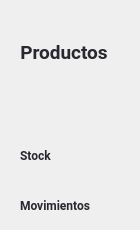
               <widget class="QWidget" name="product_subpage">
                <widget class="QLabel" name="label_7">
                 <property name="geometry">
                  <rect>
                   <x>0</x>
                   <y>32</y>
                   <width>128</width>
                   <height>40</height>
                  </rect>
                 </property>
                 <property name="minimumSize">
                  <size>
                   <width>128</width>
                   <height>0</height>
                  </size>
                 </property>
                 <property name="maximumSize">
                  <size>
                   <width>120</width>
                   <height>40</height>
                  </size>
                 </property>
                 <property name="font">
                  <font>
                   <family>Roboto</family>
                   <pointsize>14</pointsize>
                   <weight>75</weight>
                   <bold>true</bold>
                  </font>
                 </property>
                 <property name="styleSheet">
                  <string notr="true">color: #282830 ;
</string>
                 </property>
                 <property name="text">
                  <string>Productos</string>
                 </property>
                 <property name="alignment">
                  <set>Qt::AlignCenter</set>
                 </property>
                </widget>
                <widget class="QPushButton" name="products_btn_stock">
                 <property name="geometry">
                  <rect>
                   <x>20</x>
                   <y>140</y>
                   <width>111</width>
                   <height>31</height>
                  </rect>
                 </property>
                 <property name="font">
                  <font>
                   <family>Roboto</family>
                   <pointsize>9</pointsize>
                   <weight>75</weight>
                   <bold>true</bold>
                  </font>
                 </property>
                 <property name="cursor">
                  <cursorShape>PointingHandCursor</cursorShape>
                 </property>
                 <property name="styleSheet">
                  <string notr="true">QPushButton{
border:none;
font-family: Roboto;
border-radius:5px;
text-align: left;
color: #282830 ;


}

QPushButton:hover{
	background-color: rgba(105, 105, 226, 50);
}</string>
                 </property>
                 <property name="text">
                  <string>Stock</string>
                 </property>
                 <property name="iconSize">
                  <size>
                   <width>30</width>
                   <height>30</height>
                  </size>
                 </property>
                </widget>
                <widget class="QPushButton" name="products_btn_movimiento">
                 <property name="geometry">
                  <rect>
                   <x>20</x>
                   <y>190</y>
                   <width>111</width>
                   <height>31</height>
                  </rect>
                 </property>
                 <property name="font">
                  <font>
                   <family>Roboto</family>
                   <pointsize>9</pointsize>
                   <weight>75</weight>
                   <bold>true</bold>
                  </font>
                 </property>
                 <property name="cursor">
                  <cursorShape>PointingHandCursor</cursorShape>
                 </property>
                 <property name="styleSheet">
                  <string notr="true">QPushButton{
border:none;
font-family: Roboto;
text-align:left;
color: #282830 ;
border-radius:5px;


}

QPushButton:hover{
	background-color: rgba(105, 105, 226, 50);
}</string>
                 </property>
                 <property name="text">
                  <string>Movimientos</string>
                 </property>
                 <property name="iconSize">
                  <size>
                   <width>30</width>
                   <height>35</height>
                  </size>
                 </property>
                </widget>
               </widget>
